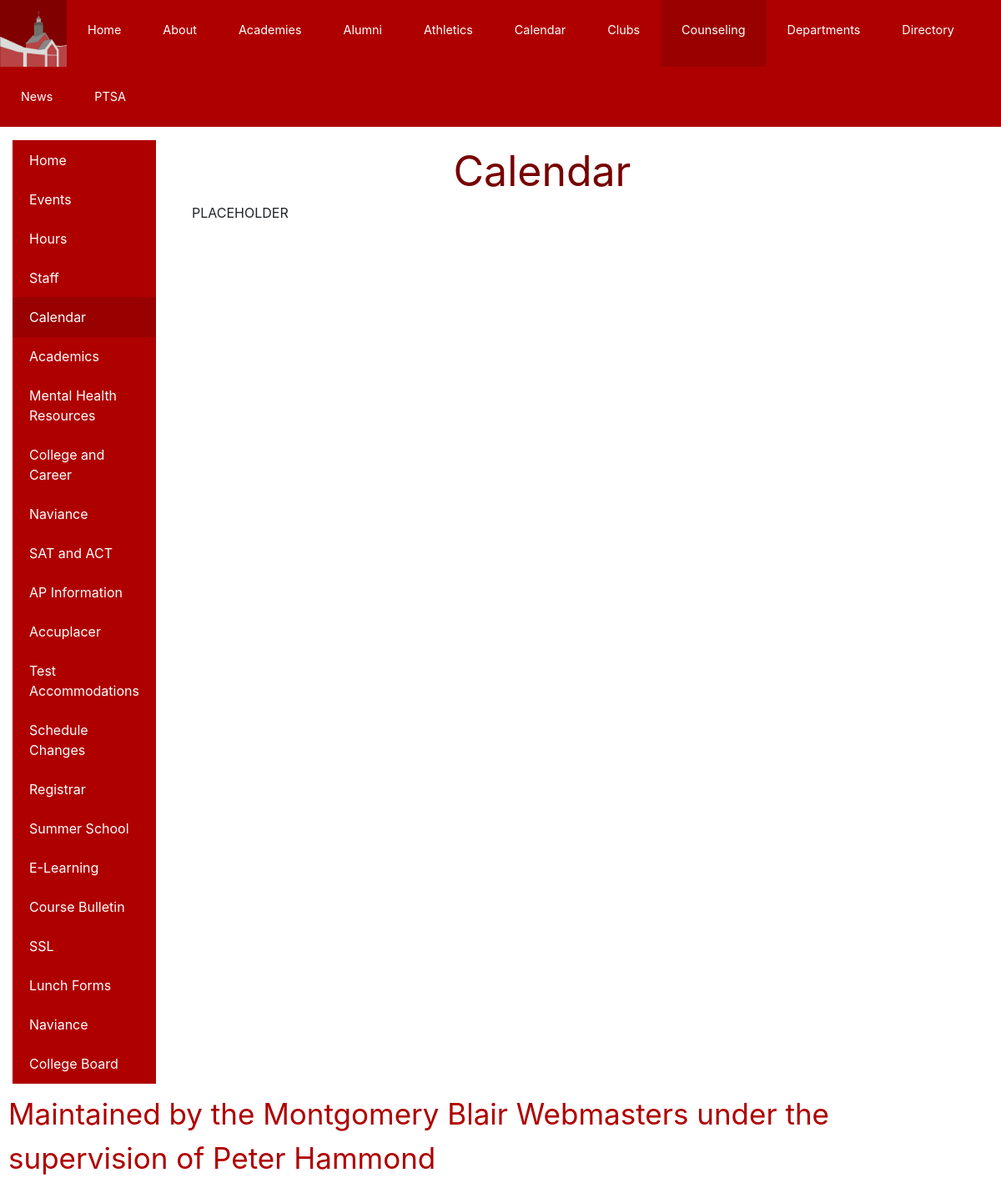
Screenshot of /Calendar/ with the database file from the repository.
### core/models.py (models this page shows, shortened)
class TextPage(models.Model):
    title = models.CharField(max_length=200)
    shortTitle = models.CharField(max_length=200)
    content = models.TextField()
    numId = models.IntegerField()

### core/views.py (the view)
# urls.py: path('<str:st>/', views.contentPage, name='content'),
def contentPage(request,st):
    return render(request,"core/content.html",{"objects":TextPage.objects.order_by('numId'),"text":get_object_or_404(TextPage,shortTitle=st )})

### core/templates/core/content.html (shortened to what this page needs)
{% extends 'base.html' %}
{% block body %}
    <p style="text-align:center;font-size: 50px;color:#700;margin:0">{{text.title}}</p>
      <div style="text-align:left;padding-left:15px;padding-right:20px">
        {% load bbcode_tags %}
        <p>{{ text.content|bbcode|safe }}</p>
    </div>
</div>
{% endblock %}

### core/templates/core/sidebar.html
<div class="list-group float-left">
    <a id="homePageLink" href="{% url 'core:index' %}" class="list-group-item list-group-item-action">Home</a>
    <a id="eventsLink" href="{% url 'core:events' %}" class="list-group-item list-group-item-action">Events</a>
    {% for object in objects %}
    <a id="sidelink-{{object.id}}" href="{% url 'core:content' object.shortTitle %}" class="list-group-item list-group-item-action">{{ object.shortTitle }}</a>
    {% endfor %}
    <a href="#" class="list-group-item list-group-item-action external">Naviance</a>
    <a href="#" class="list-group-item list-group-item-action external">College Board</a>
</div>

### static/core/style.css (style rules this page uses)
body { font-family: "Tahoma", Geneva, sans-serif; background-color: #eeeeee; margin: 0; padding: 0; }
.list-group-item.list-group-item-action.active { background-color: #990000; border: none; }
.list-group-item.list-group-item-action { background-color: #af0000; color: white; border: none; transition: background-color 0.5s; }
.list-group { background-color: #af0000; border: none; }

### rows the page displays
TextPage: shortTitle "Hours"
TextPage: shortTitle "Staff"
TextPage: shortTitle "Calendar", title "Calendar", content|bbcode "PLACEHOLDER"
TextPage: shortTitle "Academics"
TextPage: shortTitle "Mental Health Resources"
TextPage: shortTitle "College and Career"
TextPage: shortTitle "Naviance"
TextPage: shortTitle "SAT and ACT"
TextPage: shortTitle "AP Information"
TextPage: shortTitle "Accuplacer"
TextPage: shortTitle "Test Accommodations"
TextPage: shortTitle "Schedule Changes"
TextPage: shortTitle "Registrar"
TextPage: shortTitle "Summer School"
TextPage: shortTitle "E-Learning"
TextPage: shortTitle "Course Bulletin"
TextPage: shortTitle "SSL"
TextPage: shortTitle "Lunch Forms"
